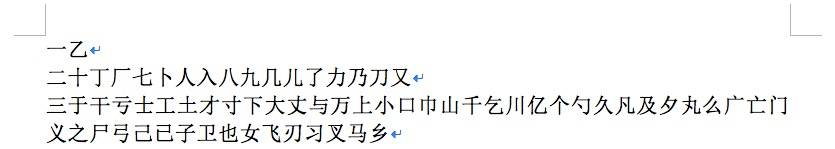
//> input picture test_img2.png, 835 x 149 px
$ ./touying   (built with g++ and OpenCV 4)
//> lines starting //> are read from the running program, lines starting //| are printed output that depends on the picture; after the words box and inside, x2 and y2 are one past the last pixel; in counts of white or black regions, pixels touching at a corner belong together
#include <opencv/cv.h>
#include <opencv2/highgui.hpp>
#include <opencv/cxcore.h>
#include <sys/time.h>

#define IMAGE "/Users/W_littlewhite/Documents/Git/OCR-Cut/test_img2.png"

using namespace cv;

int* project(IplImage* src,int number);

void cut(int* h,IplImage* src,int number);

long getCurrentTime()
{
    struct timeval tv;
    gettimeofday(&tv,NULL);
    return tv.tv_sec * 1000 + tv.tv_usec / 1000;
}

//计数器
int count = 0;

int main(int argc, char* argv[])
{

    printf("begin:%ld\n",getCurrentTime());
    //    加载图像
    IplImage* imgSrc = cvLoadImage(IMAGE,CV_LOAD_IMAGE_COLOR);
//> imgSrc is the input picture: 149 rows x 835 cols, CV_8UC3; mean B, G, R 244.8, 245, 244.8

    //    将图像转换为灰度图
    IplImage* img_gray = cvCreateImage(cvGetSize(imgSrc), IPL_DEPTH_8U, 1);
    cvCvtColor(imgSrc, img_gray, CV_BGR2GRAY);

    //    二值化处理
    cvThreshold(img_gray, img_gray,100, 255,CV_THRESH_BINARY_INV);// CV_THRESH_BINARY_INV使得背景为黑色，字符为白色，这样找到的最外层才是字符的最外层
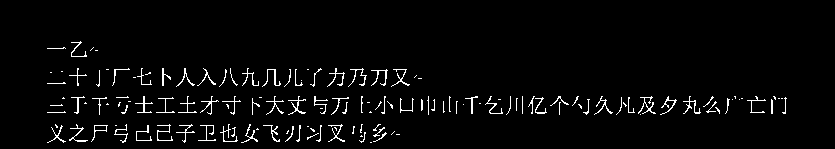
//> img_gray: 149 rows x 835 cols, CV_8UC1; 3.1% white in thin lines or dots, all inside (x1, y1, x2, y2) = (47, 41, 787, 143)
    cvShowImage("Threshold", img_gray);

//    执行行投影操作
    int *h = project(img_gray,img_gray->height);

//    执行分割操作
    cut(h,img_gray,img_gray->height);

    printf("找到的汉字数量为：%d",count);

    printf("\nend:%ld\n",getCurrentTime());
    //显示
    cvWaitKey(0);
    cvReleaseImage(&imgSrc);
    cvReleaseImage(&img_gray);
    cvDestroyAllWindows();
    return 0;
}


int* project(IplImage* src,int number) {
//> called with number = 149
//
    IplImage* img_temp = cvCreateImage(cvGetSize(src), IPL_DEPTH_8U, 1);
    cvCopyImage(src, img_temp);
    //膨胀操作
    cvDilate(img_temp, img_temp,NULL);
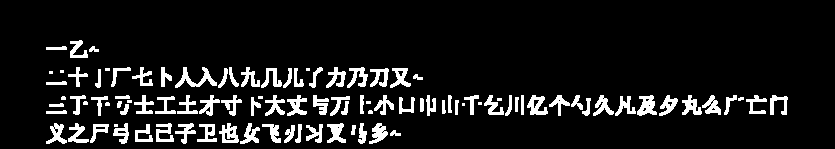
//> img_temp: 149 rows x 835 cols, CV_8UC1; 9.5% white; 101 white regions (16 under 20 px), largest, box (x1, y1, x2, y2) and area: (175, 67, 217, 88) 310, (637, 95, 657, 116) 260, (527, 95, 548, 115) 241
    //存储投影值的数组
    int* a = new int[number];
    for(int i = 0;i < number;i++) {
        a[i] = 0;
    }
    //对每一行计算投影值
    for(int y = 0;y < img_temp->height;y++)
    {
        uchar* ptr = (uchar*)(img_temp->imageData + y*img_temp->widthStep);
        //遍历这一行的每一个像素，如果是有效的，累加投影值
        for(int x = 0;x < img_temp->width;x++)
        {
            if(ptr[x] == 255) {
                if (number == img_temp->height) {
                    a[y]++;
                } else {
                    a[x]++;
                }
            }
        }
    }

    return a;
}


void cut(int* a,IplImage* src,int number) {
//> called with number = 149
    bool inWord = false;
    //分割开始位置和结束位置
    int start = 0,end = 0;
    //    存储每一行的图片
    IplImage* imgNo;
    char szName[100] = {0};
    //存储
    for(int i = 0;i < number;i++)
    {
        if(!inWord && a[i] > 0) {
            inWord = true;
            start = i;
        }else if(inWord && a[i] == 0) {
            inWord = false;
            end = i;
            if(number == src->height) {
                imgNo = cvCreateImage(cvSize(src->width,end-start+1), IPL_DEPTH_8U, 1);
                cvSetImageROI(src, cvRect(0, start, imgNo->width, imgNo->height));
                cvCopyImage(src, imgNo);
                cvResetImageROI(src);
                //对每一行的图像进行列投影处理
                int* w = project(imgNo,imgNo->width);
                cut(w,imgNo,imgNo->width);

            }else {
                imgNo = cvCreateImage(cvSize(end-start+1,src->height), IPL_DEPTH_8U, 1);
                cvSetImageROI(src, cvRect(start, 0, imgNo->width, imgNo->height));
                cvCopyImage(src, imgNo);
                cvResetImageROI(src);
                //            显示每一行的结果
                sprintf(szName, "windowstart_%d", ++count);
                cvNamedWindow(szName);
                cvShowImage(szName, imgNo);
                cvReleaseImage(&imgNo);
            }
        }
    }
//> after the loop, inWord = false; start = 123; end = 144; szName = ""; count = 81
//| 找到的汉字数量为：81
    return;
}

$ run again, with test_img3.png copied over test_img2.png
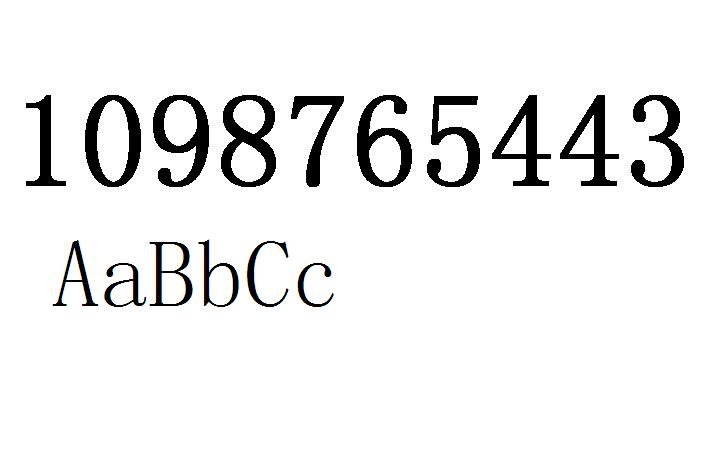
//> input picture test_img3.png, 720 x 450 px
//> imgSrc is the input picture: 450 rows x 720 cols, CV_8UC3; mean B, G, R 237.2, 237.2, 237.2
//> `cvThreshold(img_gray, img_gray,100, 255,CV_THRESH_BINARY_INV);`:
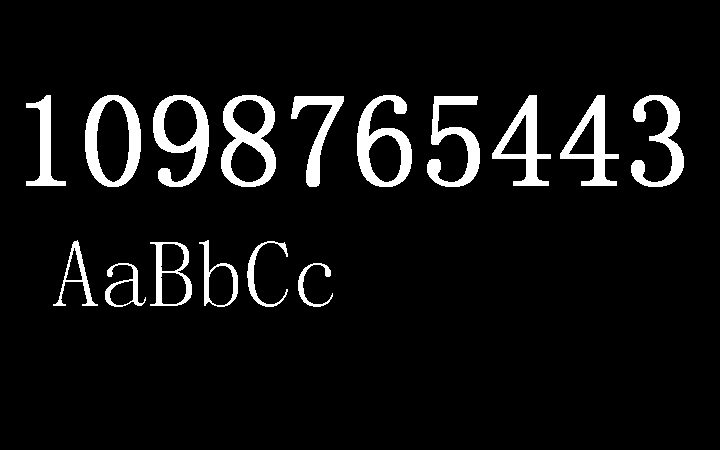
//> img_gray: 450 rows x 720 cols, CV_8UC1; 6.9% white; 16 white regions, largest, box (x1, y1, x2, y2) and area: (221, 95, 276, 187) 2294, (153, 95, 209, 187) 2217, (357, 95, 412, 187) 2174
//> img_temp: 450 rows x 720 cols, CV_8UC1; 9.1% white; 16 white regions, largest, box (x1, y1, x2, y2) and area: (220, 94, 277, 188) 2918, (152, 94, 210, 188) 2788, (356, 94, 413, 188) 2745
//> after the loop in cut, `for(int i = 0;i < number;i++)`:
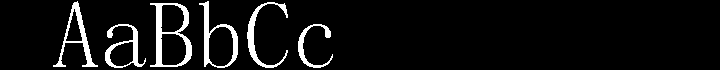
//> imgNo: 70 rows x 720 cols, CV_8UC1; 6.9% white; 6 white regions, box (x1, y1, x2, y2) and area: (150, 3, 192, 67) 857, (199, 1, 238, 68) 623, (53, 1, 98, 67) 595, (247, 2, 288, 68) 535, (105, 24, 146, 68) 505, (298, 24, 333, 68) 362
//> after the loop in cut, `for(int i = 0;i < number;i++)`: inWord = false; start = 239; end = 308; szName = ""; count = 16
//| 找到的汉字数量为：16

$ run again, with test_img4.png copied over test_img2.png
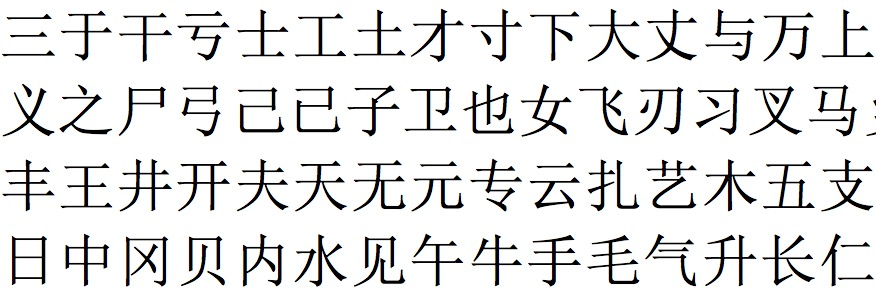
//> input picture test_img4.png, 876 x 294 px
//> imgSrc is the input picture: 294 rows x 876 cols, CV_8UC3; mean B, G, R 227.6, 227.8, 227.8
//> `cvThreshold(img_gray, img_gray,100, 255,CV_THRESH_BINARY_INV);`:
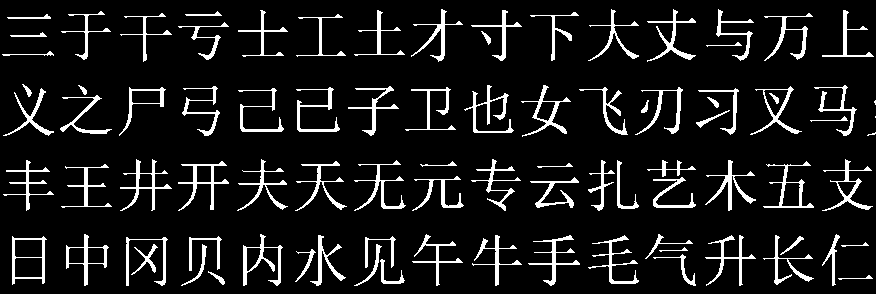
//> img_gray: 294 rows x 876 cols, CV_8UC1; 9.6% white; 90 white regions (3 under 20 px), largest, box (x1, y1, x2, y2) and area: (464, 85, 514, 133) 532, (243, 234, 283, 286) 531, (178, 161, 229, 211) 504
//> img_temp: 294 rows x 876 cols, CV_8UC1; 18.5% white; 80 white regions (2 under 20 px), largest, box (x1, y1, x2, y2) and area: (125, 236, 169, 287) 1040, (463, 84, 515, 134) 987, (646, 159, 697, 209) 979
//> after the loop in cut, `for(int i = 0;i < number;i++)`:
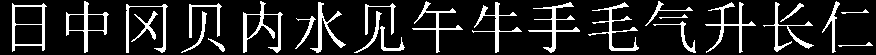
//> imgNo: 55 rows x 876 cols, CV_8UC1; 13.9% white; 26 white regions, largest, box (x1, y1, x2, y2) and area: (243, 1, 283, 53) 531, (705, 2, 756, 53) 458, (528, 2, 580, 53) 456
//> after the loop in cut, `for(int i = 0;i < number;i++)`: inWord = false; start = 233; end = 287; szName = ""; count = 60
//| 找到的汉字数量为：60

$ run again, with test_img.png copied over test_img2.png
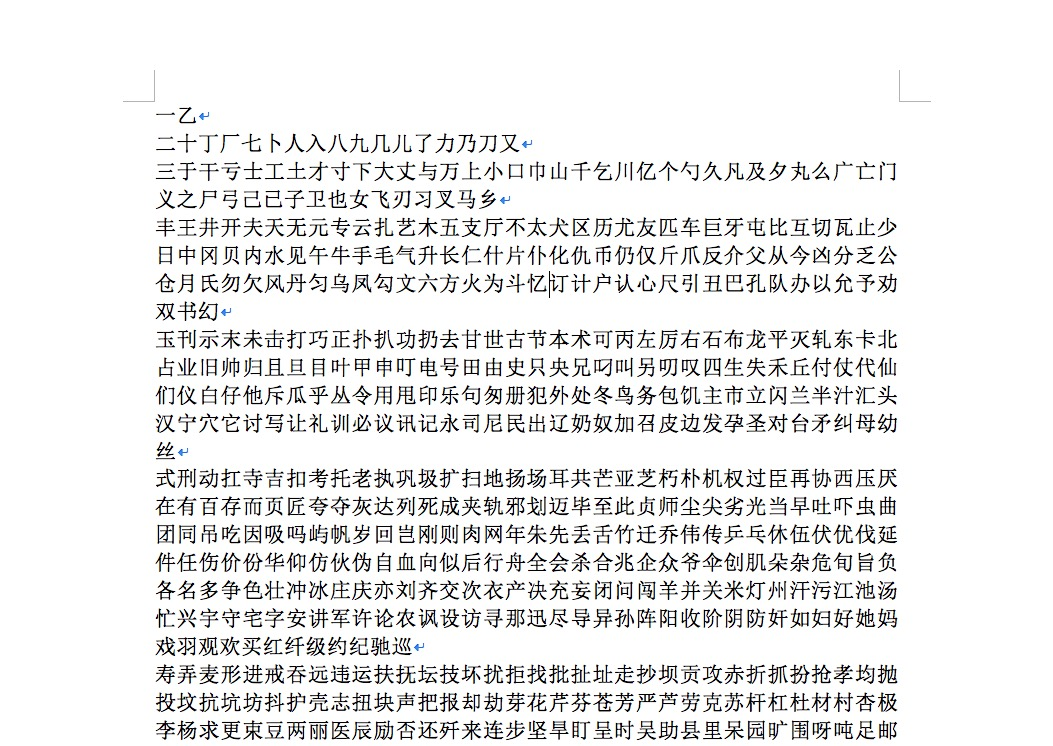
//> input picture test_img.png, 1053 x 746 px
//> imgSrc is the input picture: 746 rows x 1053 cols, CV_8UC3; mean B, G, R 234.9, 235.1, 235
//> `cvThreshold(img_gray, img_gray,100, 255,CV_THRESH_BINARY_INV);`:
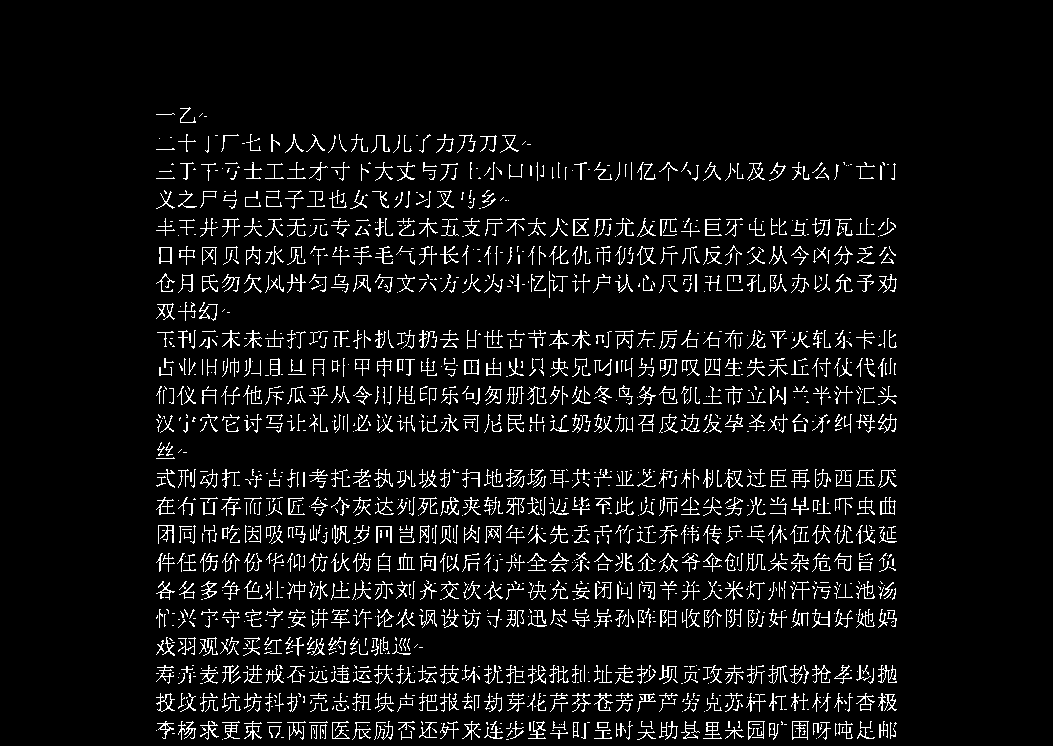
//> img_gray: 746 rows x 1053 cols, CV_8UC1; 6.3% white in thin lines or dots, all inside (x1, y1, x2, y2) = (156, 107, 897, 740)
//> in project, `cvDilate(img_temp, img_temp,NULL);`:
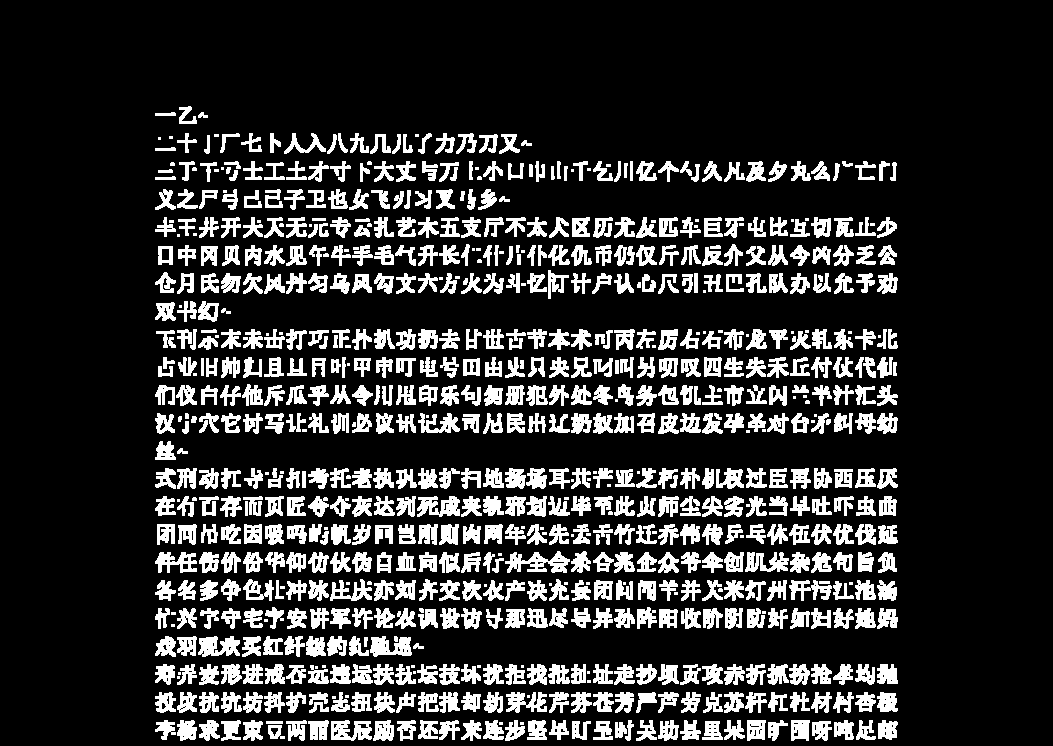
//> img_temp: 746 rows x 1053 cols, CV_8UC1; 18.8% white; 811 white regions (120 under 20 px), largest, box (x1, y1, x2, y2) and area: (505, 551, 570, 573) 748, (198, 636, 240, 657) 594, (417, 496, 460, 517) 593
//> after the loop in cut, `for(int i = 0;i < number;i++)`: inWord = false; start = 720; end = 741; szName = ""; count = 643
//| 找到的汉字数量为：643
